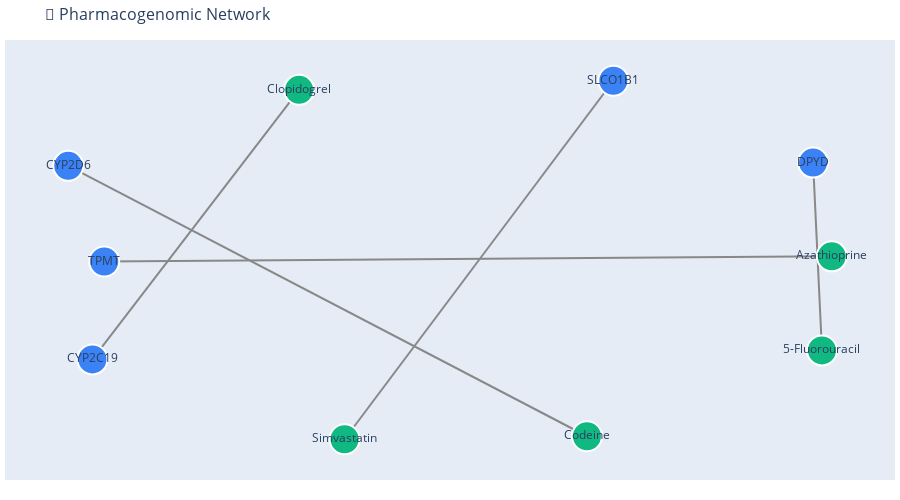
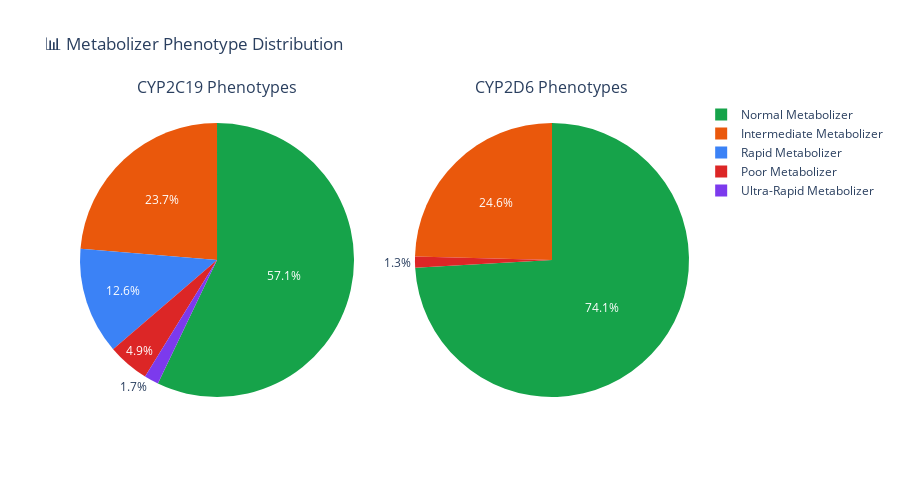
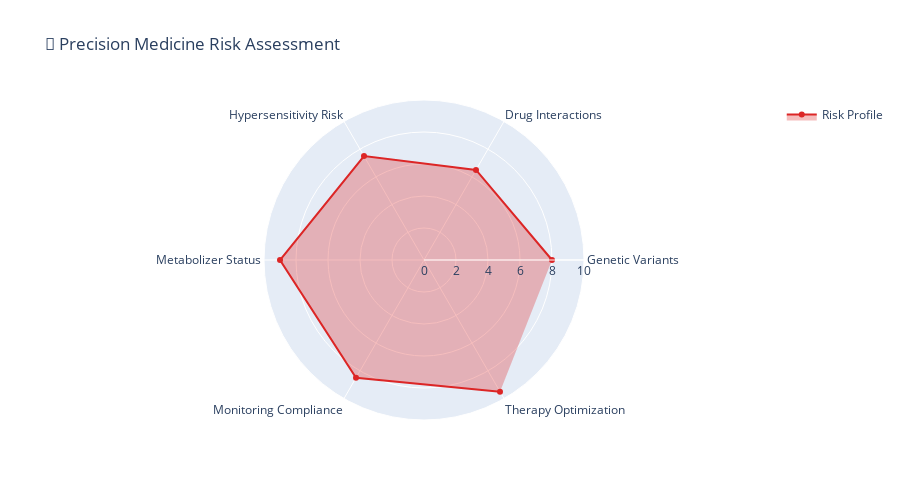
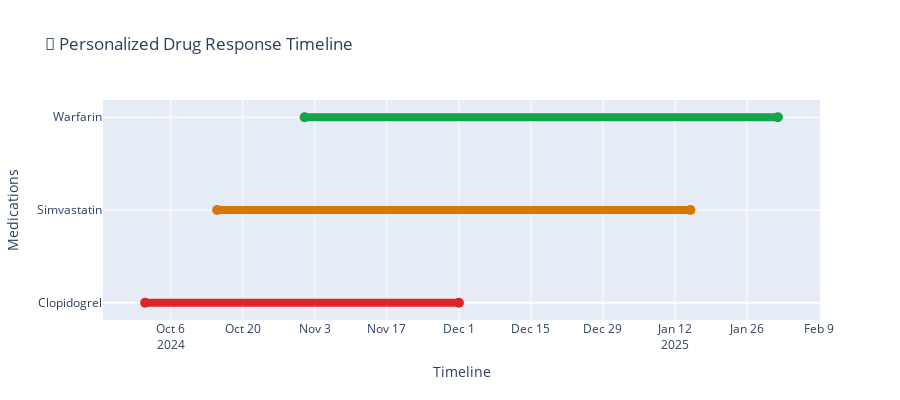

These figures' notebook cell, in order:
### Code cell
# 🚀 RUN COMPREHENSIVE PRECISION MEDICINE DEMO
print("🎯 STARTING COMPREHENSIVE PRECISION MEDICINE ANALYSIS DEMO")
print("=" * 70)

# Select a representative patient for demo
demo_patient_data = genomic_data.iloc[0].to_dict()

print(f"📋 Demo Patient Profile:")
print(f"   Patient ID: {demo_patient_data['Patient_ID']}")
print(f"   Age: {demo_patient_data['Age']}")
print(f"   Gender: {demo_patient_data['Gender']}")
print(f"   Ethnicity: {demo_patient_data['Ethnicity']}")
print(f"   CYP2C19 Phenotype: {demo_patient_data['CYP2C19_Phenotype']}")
print(f"   CYP2D6 Phenotype: {demo_patient_data['CYP2D6_Phenotype']}")

# Run the comprehensive precision medicine analysis
print("\n🏥 Executing Multi-Agent Precision Medicine Analysis...")
comprehensive_results = precision_platform.run_comprehensive_precision_medicine_demo(demo_patient_data)

### Figure 1 — Plotly figure (JSON) as saved in the notebook; plotly's stock layout.template omitted (floating-point values rounded to 4 significant figures)
{"data": [{"hoverinfo": "none", "line": {"color": "#888", "width": 2}, "mode": "lines", "type": "scatter", "x": [-0.8911, -0.3867, null, -0.9501, 0.3158, null, -0.8623, 0.9131, null, 0.8676, 0.8892, null, 0.3802, -0.2757, null], "y": [-0.5527, 0.9495, null, 0.5258, -0.9809, null, -0.007198, 0.0215, null, 0.5439, -0.5024, null, 1, -0.9976, null]}, {"hoverinfo": "text", "marker": {"color": ["#3B82F6", "#3B82F6", "#3B82F6", "#3B82F6", "#3B82F6", "#10B981", "#10B981", "#10B981", "#10B981", "#10B981"], "line": {"color": "white", "width": 2}, "size": 30}, "mode": "markers+text", "text": ["CYP2C19", "CYP2D6", "TPMT", "DPYD", "SLCO1B1", "Clopidogrel", "Codeine", "Azathioprine", "5-Fluorouracil", "Simvastatin"], "textposition": "middle center", "type": "scatter", "x": [-0.8911, -0.9501, -0.8623, 0.8676, 0.3802, -0.3867, 0.3158, 0.9131, 0.8892, -0.2757], "y": [-0.5527, 0.5258, -0.007198, 0.5439, 1, 0.9495, -0.9809, 0.0215, -0.5024, -0.9976]}], "layout": {"height": 500, "hovermode": "closest", "margin": {"b": 20, "l": 5, "r": 5, "t": 40}, "showlegend": false, "title": {"font": {"size": 16}, "text": "🧬 Pharmacogenomic Network"}, "xaxis": {"showgrid": false, "showticklabels": false, "zeroline": false}, "yaxis": {"showgrid": false, "showticklabels": false, "zeroline": false}}}

### Figure 2 — Plotly figure (JSON) as saved in the notebook; plotly's stock layout.template omitted (floating-point values rounded to 4 significant figures)
{"data": [{"domain": {"x": [0, 0.45], "y": [0, 1]}, "labels": ["Normal Metabolizer", "Intermediate Metabolizer", "Rapid Metabolizer", "Poor Metabolizer", "Ultra-Rapid Metabolizer"], "marker": {"colors": ["#16A34A", "#EA580C", "#3B82F6", "#DC2626", "#7C3AED"]}, "name": "CYP2C19", "type": "pie", "values": [571, 237, 126, 49, 17]}, {"domain": {"x": [0.55, 1], "y": [0, 1]}, "labels": ["Normal Metabolizer", "Intermediate Metabolizer", "Poor Metabolizer"], "marker": {"colors": ["#16A34A", "#EA580C", "#DC2626"]}, "name": "CYP2D6", "type": "pie", "values": [741, 246, 13]}], "layout": {"annotations": [{"font": {"size": 16}, "showarrow": false, "text": "CYP2C19 Phenotypes", "x": 0.225, "xanchor": "center", "xref": "paper", "y": 1, "yanchor": "bottom", "yref": "paper"}, {"font": {"size": 16}, "showarrow": false, "text": "CYP2D6 Phenotypes", "x": 0.775, "xanchor": "center", "xref": "paper", "y": 1, "yanchor": "bottom", "yref": "paper"}], "height": 500, "title": {"text": "📊 Metabolizer Phenotype Distribution"}}}

### Figure 3 — Plotly figure (JSON) as saved in the notebook; plotly's stock layout.template omitted (floating-point values rounded to 4 significant figures)
{"data": [{"fill": "toself", "fillcolor": "rgba(220, 38, 38, 0.3)", "line": {"color": "#DC2626"}, "name": "Risk Profile", "r": [8, 6.5, 7.5, 9, 8.5, 9.5], "theta": ["Genetic Variants", "Drug Interactions", "Hypersensitivity Risk", "Metabolizer Status", "Monitoring Compliance", "Therapy Optimization"], "type": "scatterpolar"}], "layout": {"height": 500, "polar": {"radialaxis": {"range": [0, 10], "visible": true}}, "showlegend": true, "title": {"text": "🎯 Precision Medicine Risk Assessment"}}}

### Figure 4 — Plotly figure (JSON) as saved in the notebook; plotly's stock layout.template omitted (floating-point values rounded to 4 significant figures)
{"data": [{"hovertemplate": "<b>Clopidogrel</b><br>Efficacy: High Risk<br>Genotype: CYP2C19 Poor Metabolizer<extra></extra>", "line": {"color": "#DC2626", "width": 8}, "marker": {"size": 10}, "mode": "lines+markers", "name": "Clopidogrel", "type": "scatter", "x": ["2024-10-01T00:00:00", "2024-12-01T00:00:00"], "y": [0, 0]}, {"hovertemplate": "<b>Simvastatin</b><br>Efficacy: Medium Risk<br>Genotype: SLCO1B1 Variant<extra></extra>", "line": {"color": "#D97706", "width": 8}, "marker": {"size": 10}, "mode": "lines+markers", "name": "Simvastatin", "type": "scatter", "x": ["2024-10-15T00:00:00", "2025-01-15T00:00:00"], "y": [1, 1]}, {"hovertemplate": "<b>Warfarin</b><br>Efficacy: Low Risk<br>Genotype: CYP2C9/VKORC1 Normal<extra></extra>", "line": {"color": "#16A34A", "width": 8}, "marker": {"size": 10}, "mode": "lines+markers", "name": "Warfarin", "type": "scatter", "x": ["2024-11-01T00:00:00", "2025-02-01T00:00:00"], "y": [2, 2]}], "layout": {"height": 400, "showlegend": false, "title": {"text": "💊 Personalized Drug Response Timeline"}, "xaxis": {"title": {"text": "Timeline"}}, "yaxis": {"tickmode": "array", "ticktext": ["Clopidogrel", "Simvastatin", "Warfarin"], "tickvals": [0, 1, 2], "title": {"text": "Medications"}}}}
